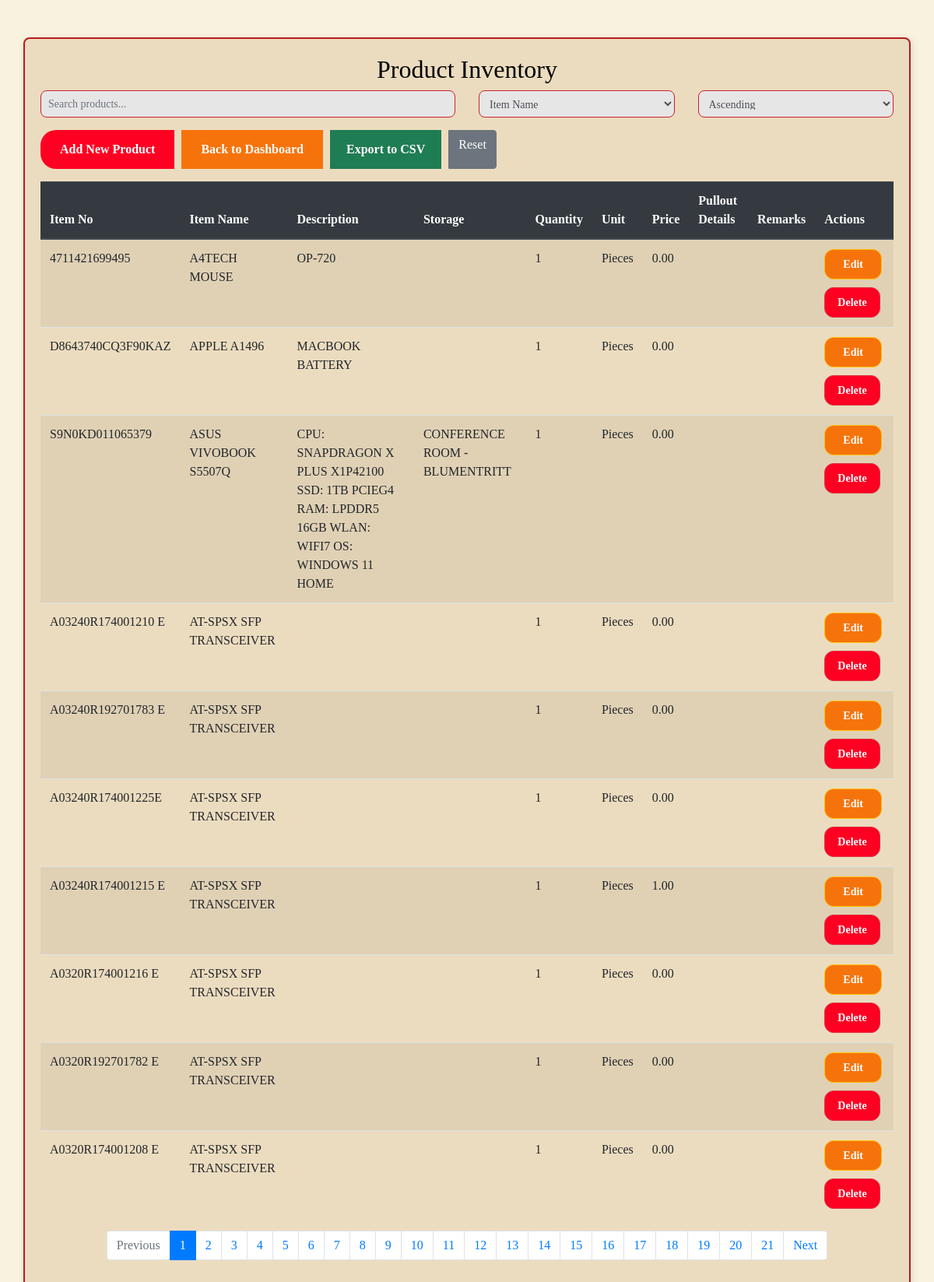
The page /view_products.php (signed in) on the database its author committed.
### tables this page shows
CREATE TABLE `products` (
  `id` int(11) NOT NULL,
  `item_no` varchar(50) NOT NULL,
  `item_name` varchar(255) NOT NULL,
  `description` text DEFAULT NULL,
  `area` varchar(50) DEFAULT NULL,
  `shelf_bin` varchar(50) DEFAULT NULL,
  `quantity` int(11) NOT NULL,
  `unit` varchar(20) DEFAULT NULL,
  `remarks` text DEFAULT NULL,
  `quantity2` int(11) DEFAULT NULL,
  `pullout_to` varchar(255) DEFAULT NULL,
  `client_name` varchar(255) DEFAULT NULL,
  `date_pullout` date DEFAULT NULL,
  `pullout_by` varchar(255) DEFAULT NULL,
  `remaining_qty` int(11) DEFAULT NULL,
  `price` decimal(10,2) NOT NULL,
  `created_at` timestamp NOT NULL DEFAULT current_timestamp(),
  `updated_at` timestamp NOT NULL DEFAULT current_timestamp() ON UPDATE current_timestamp()
);

### view_products.php (the view, shortened to what this page needs)
<?php
include 'db.php';
try {
    $items_per_page = 10;
    $page = isset($_GET['page']) ? (int)$_GET['page'] : 1;
    $offset = ($page - 1) * $items_per_page;
    $search = isset($_GET['search']) ? trim($_GET['search']) : "";
    $sort_column = isset($_GET['sort']) ? $_GET['sort'] : "item_name";
    $sort_order = isset($_GET['order']) && $_GET['order'] === "desc" ? "DESC" : "ASC";
   if ($search !== "") {
    $stmt = $pdo->prepare("
        SELECT * FROM products
        WHERE item_name LIKE ? OR description LIKE ? OR item_no LIKE ? OR area LIKE ? OR quantity LIKE ? OR unit LIKE ? OR price LIKE ?
        ORDER BY $sort_column $sort_order
        LIMIT :limit OFFSET :offset
    ");
    $stmt->execute(["%$search%", "%$search%", "%$search%", "%$search%", "%$search%", "%$search%", "%$search%"]);}
    else {
    $stmt = $pdo->prepare("SELECT * FROM products ORDER BY $sort_column $sort_order LIMIT :limit OFFSET :offset");
    $stmt->bindParam(':limit', $items_per_page, PDO::PARAM_INT);
    $stmt->bindParam(':offset', $offset, PDO::PARAM_INT);
    $stmt->execute();
}
    $products = $stmt->fetchAll(PDO::FETCH_ASSOC);
    if ($search !== "") {
        $stmt_count = $pdo->prepare("SELECT COUNT(*) FROM products WHERE item_name LIKE ? OR description LIKE ? OR item_no LIKE ? OR area LIKE ? OR quantity LIKE ? OR unit LIKE ? OR price LIKE ? OR pullout_to LIKE ? OR client_name LIKE ? OR remarks LIKE ?");
        $stmt_count->execute(["%$search%", "%$search%", "%$search%", "%$search%", "%$search%", "%$search%", "%$search%", "%$search%", "%$search%", "%$search%"]);
    }
    else {
        $stmt_count = $pdo->query("SELECT COUNT(*) FROM products");
    }
    $total_products = $stmt_count->fetchColumn();
    $total_pages = ceil($total_products / $items_per_page);
} catch (PDOException $e) {
    die("Error fetching products: " . $e->getMessage());
}
$queryString = $_GET;
unset($queryString['page']);
$queryString = http_build_query($queryString);
$pageUrl = !empty($queryString) ? "?$queryString&page=" : "?page=";
?>
<!DOCTYPE html>
<html lang="en">
<head>
    <link rel="stylesheet" href="https://stackpath.bootstrapcdn.com/bootstrap/4.5.2/css/bootstrap.min.css">
    <link rel="stylesheet" href="view_products.css">
</head>
<body>
    <div class="container mt-5">
        <h2 class="text-center">Product Inventory</h2>
 <div class="row mb-3">
            <div class="col-md-6">
                <input type="text" id="search" placeholder="Search products..." class="form-control " value="<?= htmlspecialchars($search) ?>">
            </div>
            <div class="col-md-3">
                <select id="sortColumn" class="form-control">
                    <option value="item_name">Item Name</option>
                </select>
            </div>
            <div class="col-md-3">
                <select id="sortOrder" class="form-control">
                    <option value="asc">Ascending</option>
                </select>
            </div>
        </div>
        <div class="btn-group mb-3">
            <button onclick="window.location.href='add_product.php'" class="btn btn-add-product">Add New Product</button>
            <button onclick="window.location.href='dashboard.php'" class="btn btn-back-dashboard">Back to Dashboard</button>
            <button id="export-btn" class="btn btn-custom" onclick="openExportModal()">Export to CSV</button>
            <a href="view_products.php" class="btn btn-secondary">Reset</a>
        </div>
        <table class="table table-striped">
            <thead class="thead-dark">
                <tr>
                    <th>Item No</th>
                    <th>Item Name</th>
                    <th>Description</th>
                    <th>Storage</th>
                    <th>Quantity</th>
                    <th>Unit</th>
                    <th>Price</th>
                    <th>Pullout Details</th>
                    <th>Remarks</th>
                    <th>Actions</th>
                </tr>
            </thead>
            <tbody id="productTable">
                <?php if (!empty($products)): ?>
                    <?php foreach ($products as $product): ?>
                    <tr>
                        <td><?= htmlspecialchars($product['item_no']) ?></td>
                        <td><?= htmlspecialchars($product['item_name']) ?></td>
                        <td><?= htmlspecialchars($product['description']) ?></td>
                        <td><?= htmlspecialchars($product['area']) ?><br><small><?= htmlspecialchars($product['shelf_bin']) ?></small></td>
                        <td><?= htmlspecialchars($product['quantity']) ?></td>
                        <td><?= htmlspecialchars($product['unit']) ?></td>
                        <td><?= number_format($product['price'], 2) ?></td>
                        <td>
                        </td>
                        <td><?= htmlspecialchars($product['remarks']) ?></td>
                        <td>
                            <a href="edit_product.php?id=<?= $product['id'] ?>" class="btn btn-warning btn-sm">Edit</a>
                            <a href="delete_product.php?id=<?= $product['id'] ?>" class="btn btn-danger btn-sm" onclick="return confirm('Are you sure?');">Delete</a>
                        </td>
                    </tr>
                    <?php endforeach; ?>
                <?php else: ?>
                    <tr>
                        <td colspan="10" class="text-center text-danger font-weight-bold">No results found.</td>
                    </tr>
                <?php endif; ?>
            </tbody>
        </table>
        <nav aria-label="Page navigation">
            <ul class="pagination justify-content-center">
             <li class="page-item <?= $page <= 1 ? 'disabled' : '' ?>">
                 <a class="page-link" href="<?= $pageUrl . ($page - 1) ?>">Previous</a>
                 </li>
         <?php for ($i = 1; $i <= $total_pages; $i++): ?>
            <li class="page-item <?= $i == $page ? 'active' : '' ?>">
                <a class="page-link" href="<?= $pageUrl . $i ?>"><?= $i ?></a>
                    </li>
                  <?php endfor; ?>
                     <li class="page-item <?= $page >= $total_pages ? 'disabled' : '' ?>">
                    <a class="page-link" href="<?= $pageUrl . ($page + 1) ?>">Next</a>
                 </li>
                </ul>
                </nav>
    </div>
</body>
</html>

### view_products.css (style rules this page uses)
html, body { background-color: #f8f2de; }
.container { border: 2px solid #b71c1c; border-radius: 8px; padding: 20px; background-color:#ecdcbf; font-family: "Baskerville Old Face"; color: #000; box-shadow: 2px 2px 10px rgba(0, 0, 0, 0.1); }
.btn-add-product { background-color: #fe0022; color: white; padding: 12px 24px; border-radius: 20px; font-weight: bold; transition: background-color 0.3s ease; text-decoration: none; display: inline-block; margin-right: 10px; }
.btn-back-dashboard { background-color: #f6730b; color: #ffffff; padding: 12px 24px; border-radius: 20px; font-weight: bold; text-decoration: none; display: inline-block; transition: background-color 0.3s ease; border-radius: 5px; margin-right: 10px; }
.btn-custom { background-color: #1f7d53; color: white; padding: 10px 20px; border-radius: 20px; font-weight: bold; transition: all 0.3s ease; margin-right: 10px; }
.form-control { border-radius: 8px; border: 1px solid #C82333; padding: 9px; font-size: 14px; transition: 0.3s ease; background-color: #e7e6e6; background-clip: padding-box; }
.btn-add-product, .btn-back-dashboard, .btn-custom { text-align: center; }
.btn-warning { background-color: #f6730b; color: white; padding: 8px 23px; border-radius: 12px; font-weight: bold; transition: background-color 0.3s ease; text-decoration: none; display: inline-block; margin-bottom: 10px; }
.btn-danger { background-color: #fe0022; color: white; padding: 8px 16px; border-radius: 12px; font-weight: bold; transition: background-color 0.3s ease; text-decoration: none; display: inline-block; }

### rows shown on the page
products: item_no "4711421699495", item_name "A4TECH MOUSE", description "OP-720", quantity "1", unit "Pieces", price "0.00"
products: item_no "D8643740CQ3F90KAZ", item_name "APPLE A1496", description "MACBOOK BATTERY", quantity "1", unit "Pieces", price "0.00"
products: item_no "S9N0KD011065379", item_name "ASUS VIVOBOOK S5507Q", description "CPU: SNAPDRAGON X PLUS X1P42100 SSD: 1TB PCIEG4 RAM: LPDDR5 16GB WLAN: WIFI7 OS: WINDOWS 11 HOME", area "CONFERENCE ROOM - BLUMENTRITT", quantity "1", unit "Pieces", price "0.00"
products: item_no "A03240R174001210 E", item_name "AT-SPSX SFP TRANSCEIVER", quantity "1", unit "Pieces", price "0.00"
products: item_no "A03240R192701783 E", item_name "AT-SPSX SFP TRANSCEIVER", quantity "1", unit "Pieces", price "0.00"
products: item_no "A03240R174001225E", item_name "AT-SPSX SFP TRANSCEIVER", quantity "1", unit "Pieces", price "0.00"
products: item_no "A03240R174001215 E", item_name "AT-SPSX SFP TRANSCEIVER", quantity "1", unit "Pieces", price "1.00"
products: item_no "A0320R174001216 E", item_name "AT-SPSX SFP TRANSCEIVER", quantity "1", unit "Pieces", price "0.00"
products: item_no "A0320R192701782 E", item_name "AT-SPSX SFP TRANSCEIVER", quantity "1", unit "Pieces", price "0.00"
products: item_no "A0320R174001208 E", item_name "AT-SPSX SFP TRANSCEIVER", quantity "1", unit "Pieces", price "0.00"
